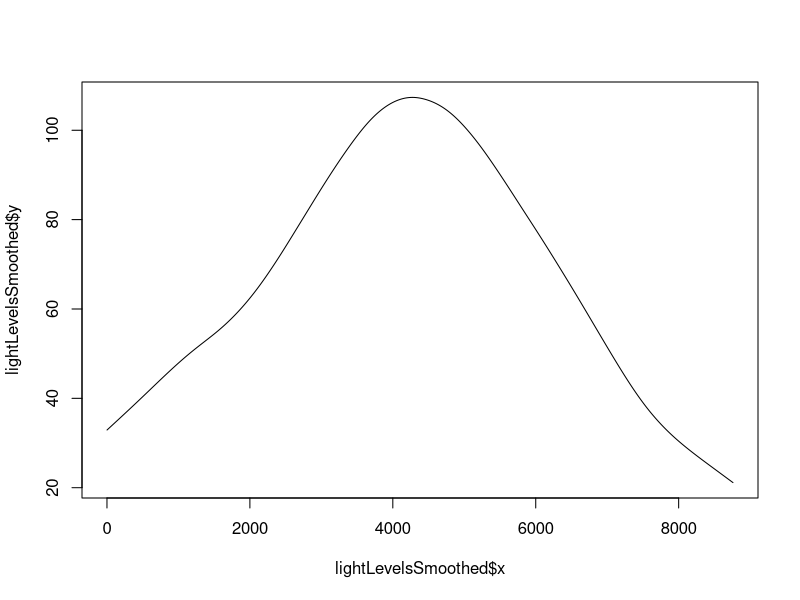
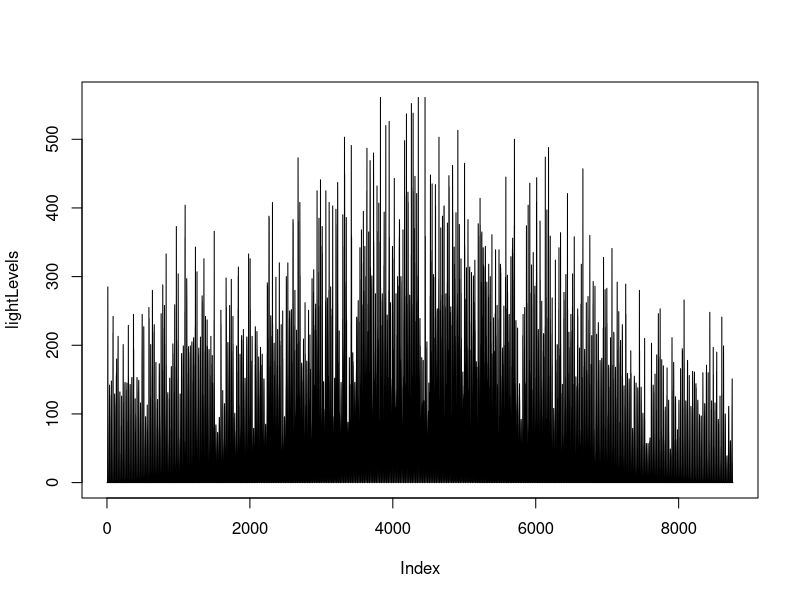
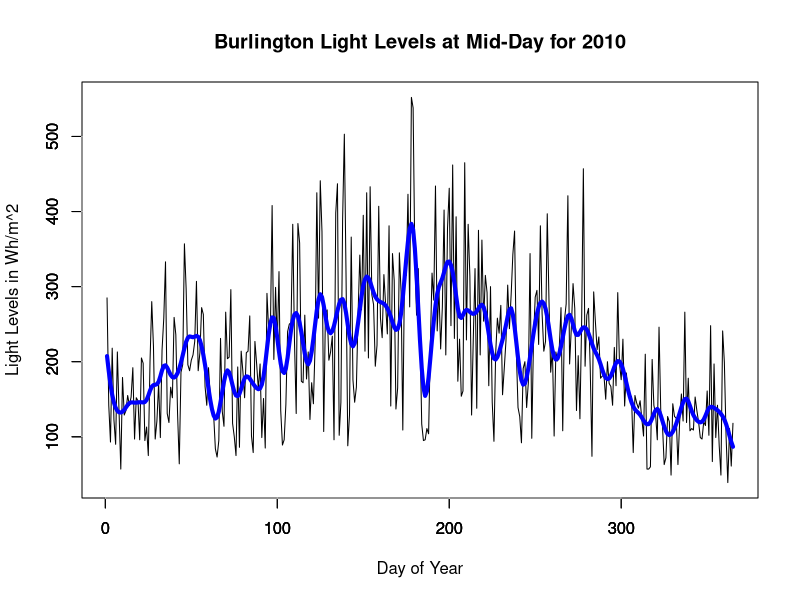
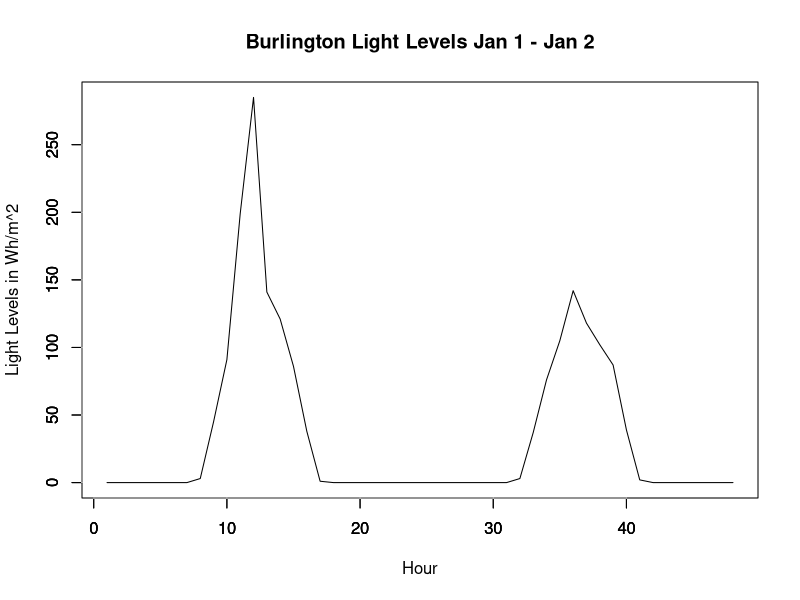

The R script that drew these images, in order:
setwd("/Users/Nick/mysisModeling")

#Data comes from http://rredc.nrel.gov/solar/old_data/nsrdb/1991-2010/
solarRaw = read.csv("data/solarData2010.csv")

lightLevels = solarRaw$METSTAT.Dif..Wh.m.2.
lightLevelsSmoothed = smooth.spline(lightLevels)

plot(lightLevelsSmoothed, type = "l")
plot(lightLevels, type = "l")

#Mid day
lightAtNoon = lightLevels[seq(12, length(lightLevels), 24)]
plot(lightAtNoon, type = "l", main = "Burlington Light Levels at Mid-Day for 2010", xlab = "Day of Year", ylab = "Light Levels in Wh/m^2")
lines(smooth.spline(lightAtNoon), col = "blue", lw = 4)
axis(side = 1)
axis(side = 1, col = "white", tcl = 0)
axis(side = 2)
axis(side = 2, col = "white", tcl = 0)
png("LightLevels_noon_2010.png")


#1 am
nightLight = lightLevels[1:48]
plot(nightLight, type = "l", 
     main = "Burlington Light Levels Jan 1 - Jan 2", 
     xlab = "Hour", 
     ylab = "Light Levels in Wh/m^2")
axis(side = 1)
axis(side = 1, col = "white", tcl = 0)
axis(side = 2)
axis(side = 2, col = "white", tcl = 0)


